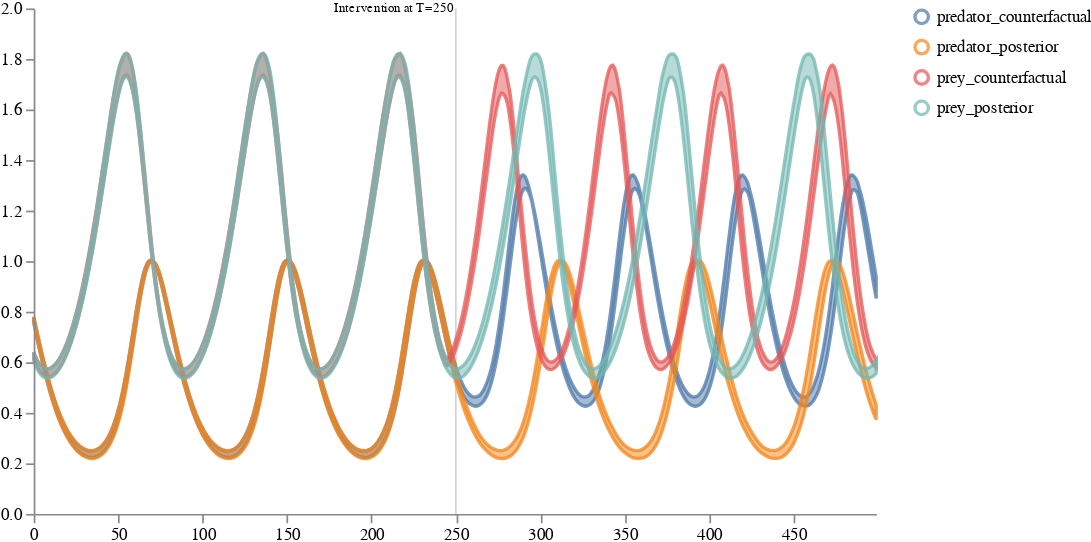

Source (notebook cell):
### Code cell
counterfactual_samples_df = convert_to_output_format(counterfactual_samples, tspan)
dists = pd.DataFrame(
    {   'timepoint_id': posterior_samples_df['timepoint_id'],
    'sample_id': posterior_samples_df['sample_id'],
        'prey_posterior': posterior_samples_df['prey_population_sol'], 
     'predator_posterior': posterior_samples_df['predator_population_sol'],
     'prey_counterfactual': counterfactual_samples_df['prey_population_sol'],
     'predator_counterfactual': counterfactual_samples_df['predator_population_sol']
    })

schema = vega.trajectories(dists, markers={"Intervention at T=250": 250})
vega.ipy_display(schema)

### Figure 1 — Vega specification as saved in the notebook (floating-point values rounded to 4 significant figures; data arrays with more than 128 entries replaced by an {"elided": "..."} marker saying what was removed)
{"$schema": "https://vega.github.io/schema/vega/v5.json", "axes": [{"orient": "bottom", "scale": "xscale", "zindex": 100}, {"orient": "left", "scale": "yscale", "zindex": 100}], "data": [{"name": "distributions", "values": {"elided": "2000 records"}}, {"name": "traces", "values": []}, {"name": "points", "values": []}, {"name": "markers", "values": [{"label": "Intervention at T=250", "timepoint_id": 250}]}, {"name": "selected", "on": [{"remove": true, "trigger": "clear"}, {"remove": true, "trigger": "!shift"}, {"insert": "clicked", "trigger": "!shift && clicked"}, {"toggle": "clicked", "trigger": "shift && clicked"}]}], "height": 300, "legends": [{"encode": {"labels": {"interactive": true, "name": "legendLabel", "update": {"opacity": [{"test": "!length(data('selected')) || indata('selected', 'value', datum.value)", "value": 1}, {"value": 0.25}]}}, "symbols": {"interactive": true, "name": "legendSymbol", "update": {"fill": {"value": "transparent"}, "opacity": [{"test": "!length(data('selected')) || indata('selected', 'value', datum.value)", "value": 0.7}, {"value": 0.15}], "size": {"value": 64}, "strokeWidth": {"value": 2}}}}, "stroke": "color"}], "marks": [{"from": {"facet": {"data": "points", "groupby": "trajectory", "name": "points_split"}}, "marks": [{"encode": {"hover": {"fillOpacity": {"value": 0.9}}, "update": {"fill": {"field": "trajectory", "scale": "color"}, "fillOpacity": [{"test": "!length(data('selected')) || indata('selected', 'value', datum.trajectory)", "value": 0.5}, {"value": 0.15}], "stroke": {"field": "trajectory", "scale": "color"}, "strokeOpacity": [{"test": "!length(data('selected')) || indata('selected', 'value', datum.trajectory)", "value": 0.75}, {"value": 0.15}], "strokeWidth": {"value": 2}, "x": {"field": "timepoint_id", "scale": "xscale"}, "y": {"field": "value", "scale": "yscale"}}}, "from": {"data": "points"}, "name": "_points_symbol", "type": "symbol", "zindex": 3}, {"encode": {"hover": {"fillOpacity": {"value": 0.9}}, "update": {"interpolate": {"value": "linear"}, "stroke": {"field": "trajectory", "scale": "color"}, "strokeOpacity": [{"test": "!length(data('selected')) || indata('selected', 'value', datum.trajectory)", "value": 0.3}, {"value": 0.1}], "strokeWidth": {"value": 2}, "x": {"field": "timepoint_id", "scale": "xscale"}, "y": {"field": "value", "scale": "yscale"}}}, "from": {"data": "points"}, "name": "_points_line", "type": "line", "zindex": 3}], "name": "_points", "type": "group", "zindex": 3}, {"from": {"facet": {"data": "traces", "groupby": "trajectory", "name": "traces_split"}}, "marks": [{"encode": {"hover": {"fillOpacity": {"value": 0.9}}, "update": {"interpolate": {"value": "linear"}, "stroke": {"field": "trajectory", "scale": "color"}, "strokeOpacity": [{"test": "!length(data('selected')) || indata('selected', 'value', datum.trajectory)", "value": 0.75}, {"value": 0.15}], "strokeWidth": {"value": 2}, "x": {"field": "timepoint_id", "scale": "xscale"}, "y": {"field": "value", "scale": "yscale"}}}, "from": {"data": "traces_split"}, "name": "_traces_lines", "type": "line"}], "name": "_traces", "type": "group", "zindex": 2}, {"from": {"facet": {"data": "distributions", "groupby": "trajectory", "name": "trajectory_split"}}, "marks": [{"encode": {"hover": {"fillOpacity": {"value": 0.9}}, "update": {"fill": {"field": "trajectory", "scale": "color"}, "fillOpacity": [{"test": "!length(data('selected')) || indata('selected', 'value', datum.trajectory)", "value": 0.5}, {"value": 0.15}], "interpolate": {"value": "linear"}, "stroke": {"field": "trajectory", "scale": "color"}, "strokeOpacity": [{"test": "!length(data('selected')) || indata('selected', 'value', datum.trajectory)", "value": 0.75}, {"value": 0.15}], "strokeWidth": {"value": 2}, "x": {"field": "timepoint_id", "scale": "xscale"}, "y": {"field": "upper", "scale": "yscale"}, "y2": {"field": "lower", "scale": "yscale"}}}, "from": {"data": "trajectory_split"}, "type": "area"}], "name": "_distributions", "type": "group", "zindex": 1}, {"marks": [{"encode": {"enter": {"stroke": {"value": "lightgray"}}, "update": {"opacity": {"value": 1}, "x": {"field": "timepoint_id", "scale": "xscale"}, "y": {"signal": "height"}, "y2": {"value": 0}}}, "from": {"data": "markers"}, "name": "_marker text", "type": "rule"}, {"encode": {"enter": {"fontSize": {"value": 8}, "text": {"field": "datum.label"}, "y": {"value": 0}}}, "from": {"data": "_marker text"}, "name": "_marker flags", "transform": [{"as": ["x", "_y", "opacity", "align", "baseline"], "lineAnchor": "start", "offset": [1], "size": {"signal": "[width, height]"}, "type": "label"}], "type": "text"}], "name": "_markers", "type": "group"}], "scales": [{"domain": {"fields": [{"data": "distributions", "field": "timepoint_id"}, {"data": "traces", "field": "timepoint_id"}, {"data": "points", "field": "timepoint_id"}, {"data": "markers", "field": "timepoint_id"}]}, "name": "xscale", "range": "width", "type": "linear", "zero": false}, {"domain": {"fields": [{"data": "distributions", "field": "lower"}, {"data": "distributions", "field": "upper"}, {"data": "traces", "field": "value"}, {"data": "points", "field": "value"}]}, "name": "yscale", "nice": true, "range": "height", "type": "linear", "zero": true}, {"domain": {"fields": [{"data": "distributions", "field": "trajectory"}, {"data": "traces", "field": "trajectory"}, {"data": "points", "field": "trajectory"}]}, "name": "color", "range": "category", "type": "ordinal"}], "signals": [{"name": "clear", "on": [{"events": "mouseup[!event.item]", "force": true, "update": "true"}], "value": true}, {"name": "shift", "on": [{"events": "@legendSymbol:click, @legendLabel:click", "force": true, "update": "event.shiftKey"}], "value": false}, {"name": "clicked", "on": [{"events": "@legendSymbol:click, @legendLabel:click", "force": true, "update": "{value: datum.value}"}], "value": null}], "width": 500}
